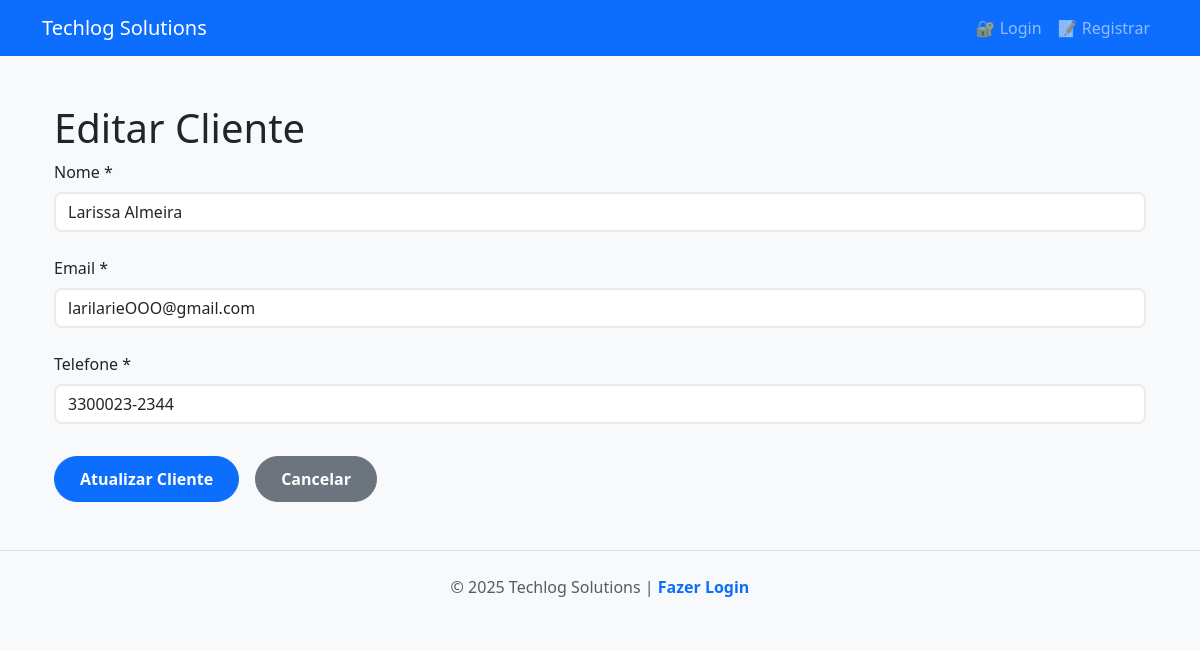
Page /clientes/4 on the earlier database version.
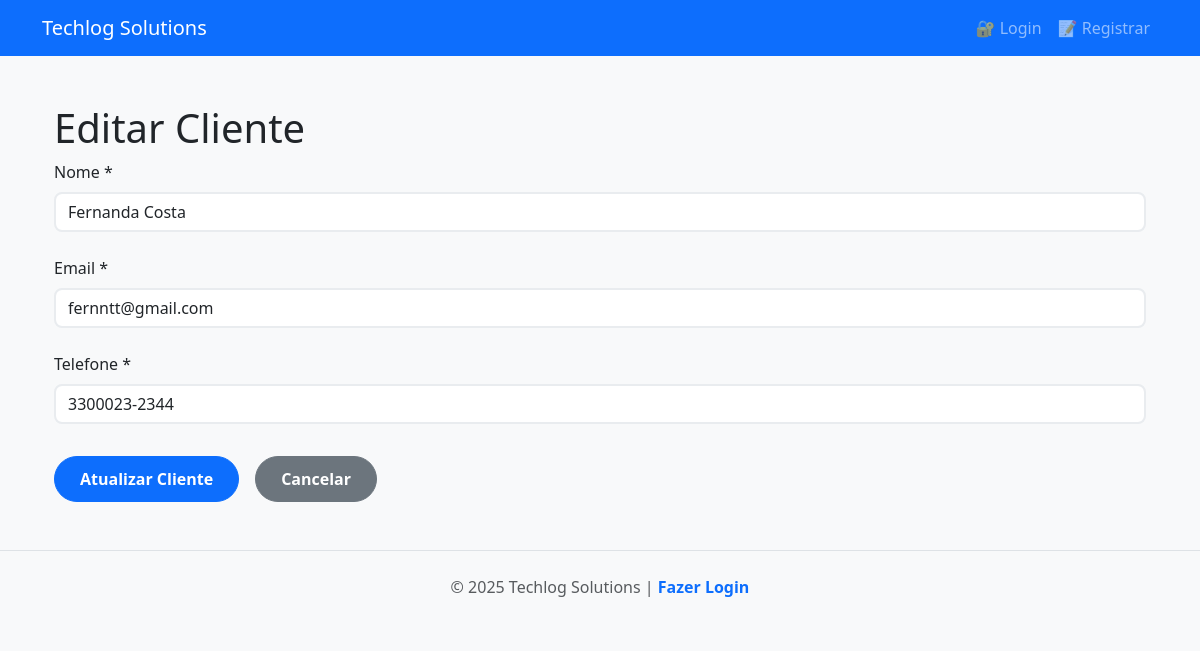
Same page on the later database version.
### tables this page shows
CREATE TABLE clientes (
                        id INTEGER PRIMARY KEY AUTOINCREMENT,
                        nome TEXT NOT NULL,
                        email TEXT NOT NULL,
                        telefone TEXT NOT NULL
                    );

### app/rotas/rcliente.py (the view)
@router_front.get("/{cliente_id}", response_class=HTMLResponse)
async def editar_cliente(request:Request, repo:RepoCliente,cliente_id:int):
    cliente = await repo.obter_cliente(cliente_id)
    return templates.TemplateResponse(
        request=request,
        name="clientes-form.html",
        context={"Titulo": "Detalhes dos clientes", "cliente":cliente}
    )

### templates/clientes-form.html (shortened to what this page needs)
{% extends "base.html" %}
{% block conteudo %}
<div class="container">
    <h1>{{ 'Editar' if cliente else 'Cadastrar Novo' }} Cliente {{cliente_id}}</h1>
    <form id="formCliente" class="form-cliente">
        <div class="form-group">
            <label for="nome">Nome *</label>
            <input type="text" id="nome" name="nome" class="form-control" value="{{ cliente.nome if cliente else '' }}" required>
        </div>
        <div class="form-group">
            <label for="email">Email *</label>
            <input type="email" id="email" name="email" class="form-control" value="{{ cliente.email if cliente else '' }}" required>
        </div>
        <div class="form-group">
            <label for="telefone">Telefone *</label>
            <input type="tel" id="telefone" name="telefone" class="form-control" placeholder="(00) 00000-0000" value="{{ cliente.telefone if cliente else '' }}" required>
        </div>
        <div class="form-actions">
            <button type="submit" class="btn btn-primary">{{ 'Atualizar' if cliente else 'Cadastrar' }} Cliente</button>
            <a href="/clientes" class="btn btn-secondary">Cancelar</a>
        </div>
    </form>
</div>
{% endblock %}

Differences in the rows shown:
changed clientes: nome "Larissa Almeira" → "Fernanda Costa"; email "larilarieOOO@gmail.com" → "fernntt@gmail.com"
